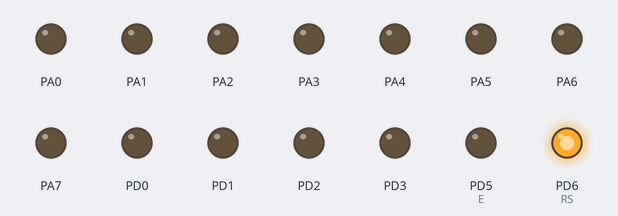
This program was run on a simulated ATmega32, built with avr-gcc and emulated at 1 MHz. On the bench: output pins drawn as LEDs (lit = HIGH). At 0.3 s the program stops and its outputs stay as they are.

Above: at 0.3 s.
Timing chart, 0 to 1.8 s (numbered marks = the images above):
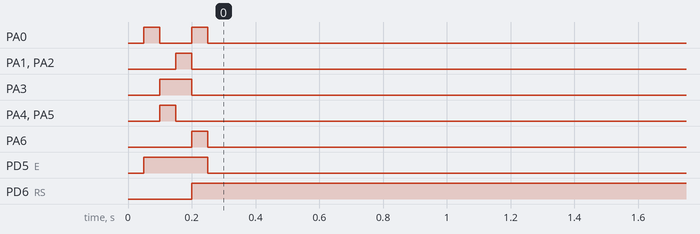

The program:

Eperiment_9.c
```c
#include <avr/io.h>
#define F_CPU 1000000UL
#include <util/delay.h>
#define RS 6
#define E 5

void send_a_command(unsigned char command);
void send_a_character(unsigned char character);

int main(void) {
	DDRA = 0xff;
	DDRD = 0xff;
	_delay_ms(50);
	send_a_command(0x01);
	send_a_command(0x38);
	send_a_command(0x0e);
	send_a_character(0x41);
}

void send_a_command(unsigned char command) {
	PORTA = command;
	PORTD &= ~(1 << RS);
	PORTD |= (1 << E);
	_delay_ms(50);
	PORTD &= ~(1 << E);
	PORTA = 0;
}

void send_a_character(unsigned char character) {
	PORTA = character;
	PORTD |= (1 << RS);
	PORTD |= (1 << E);
	_delay_ms(50);
	PORTD &= ~(1 << E);
	PORTA = 0;
}
```

Measured:
- by itself, PA0: alternates HIGH for 0.05 s and LOW for 0.10 s, 4 changes in all, then stays LOW
- by itself, PA1, PA2: LOW → HIGH at 0.15 s, → LOW 0.05 s later
- by itself, PA3: LOW → HIGH at 0.10 s, → LOW 0.10 s later
- by itself, PA4, PA5: LOW → HIGH at 0.10 s, → LOW 0.05 s later
- by itself, PA6: LOW → HIGH at 0.20 s, → LOW 0.05 s later
- by itself, PD5 (E): LOW → HIGH at 0.05 s, → LOW 0.20 s later
- by itself, PD6 (RS): LOW → HIGH at 0.20 s
